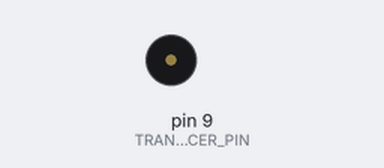
The sketch below on a simulated Arduino Uno, built with avr-gcc and run on an emulated ATmega328P. Shown: buzzer (waves = sounding). Random numbers use the default seed unless the sketch sets one.

Above: at 0.1 s.
Timing chart, 0 to 0.9 s (numbered marks = the images above):
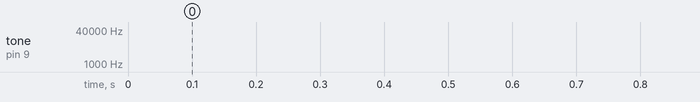

The sketch:

mic-jammer.ino
```cpp
#define TRANSDUCER_PIN 9
#define FREQUENCY_MIN 39000
#define FREQUENCY_MAX 41000

void setup() {
  pinMode(TRANSDUCER_PIN, OUTPUT);
}

void loop() {
  tone(TRANSDUCER_PIN, random(FREQUENCY_MIN, FREQUENCY_MAX));
}
```
